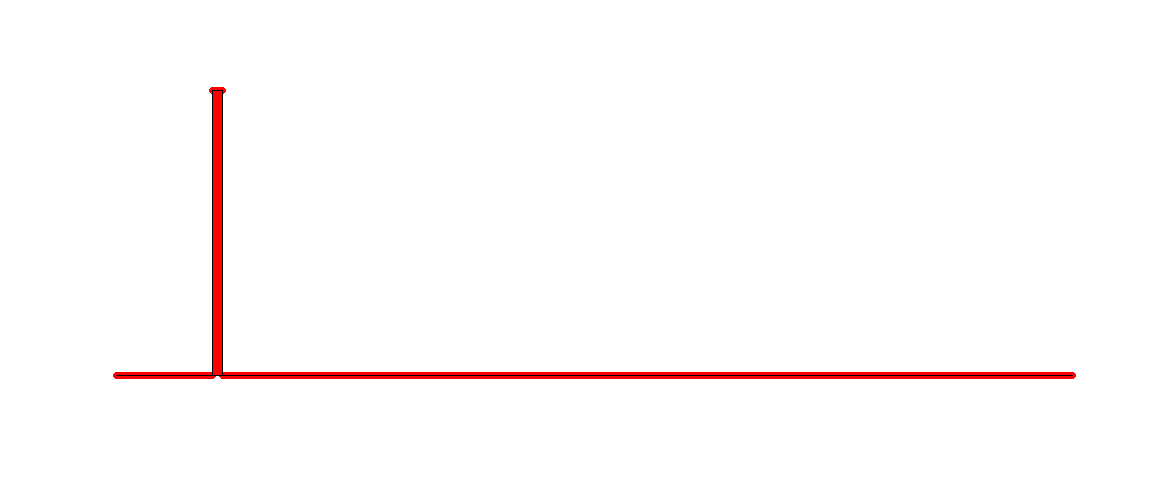

R code for this plot:
#library("ggplot2")
#n=60
#f=rep(0,n)
#i=10
#f[i]=1
#barplot(f+1, col="blue")
#plot(x=1:n, y=f, col='blue', xlab=expression(i), ylab=expression(f(a)), pch=19)
#lines(x=1:n, f, col='blue')

x=1:1000
l=length(x)/100
z=x/l
i=10
f=as.numeric((z>=i)&(z<i+1))
plot(z, f,col="red", yaxt="n", xaxt="n", bty="n", ylab=NA, xlab=NA)
polygon(c(min(z), z, max(z)), c(min(f), f, min(f)),  col = "red") 
pdf("C:/Users/Dan/Dropbox/Talks/NIPS 2013/figures/counterexample.pdf", 
    width=6, height=5, units="in", res=300)
dev.off()
